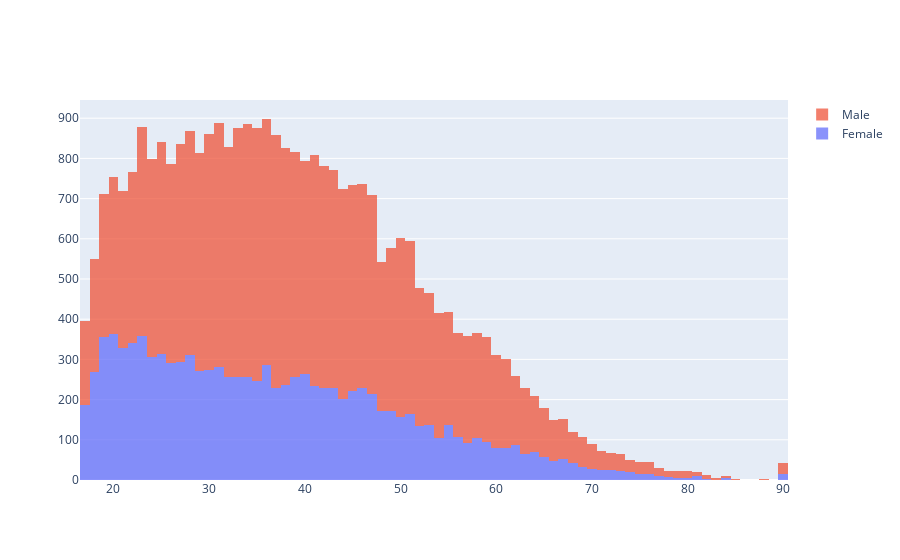

Source (notebook cell):
### Code cell
plot_2d_category_vs_numeric(df, "sex", "age")

### Figure 1 — Plotly figure (JSON) as saved in the notebook; plotly's stock layout.template omitted (floating-point values rounded to 4 significant figures; data arrays with more than 128 entries replaced by an {"elided": "..."} marker saying what was removed)
{"data": [{"name": "Female", "opacity": 0.75, "type": "histogram", "x": {"elided": "10771 int values"}}, {"name": "Male", "opacity": 0.75, "type": "histogram", "x": {"elided": "21790 int values"}}], "layout": {"autosize": true, "barmode": "stack", "xaxis": {"autorange": true, "range": [16.5, 90.5], "type": "linear"}, "yaxis": {"autorange": true, "range": [0, 945.3]}}}
